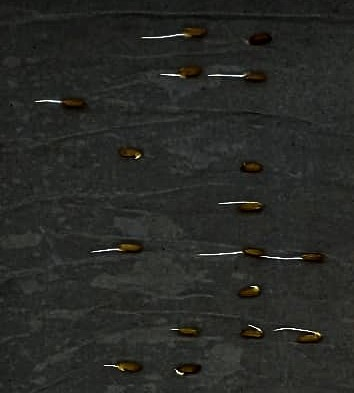
#> input picture input/lampuu.jpeg, 354 x 393 px, found by its file name
$ python testajalahgatau.py
#> lines starting #> are read from the running program, lines starting #| are printed output that depends on the picture
from PIL import Image
import PIL.ImageOps

image = Image.open('input\lampuu.jpeg')
#> image is the input picture: PIL image 354x393 RGB; mean R, G, B 39.8, 41, 37.5

inverted_image = PIL.ImageOps.invert(image)
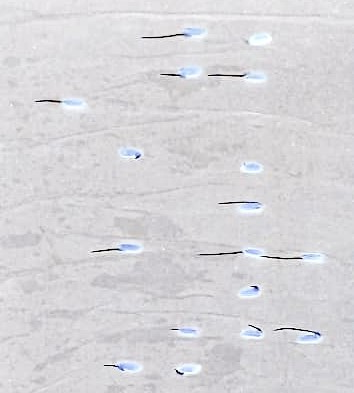
#> inverted_image: PIL image 354x393 RGB; mean R, G, B 215.2, 214, 217.5

inverted_image.save('new_name.jpeg')

$ run again, with input/cobaja.jpeg copied over input/lampuu.jpeg
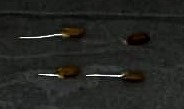
#> input picture input/cobaja.jpeg, 184 x 109 px, found by its file name
#> image is the input picture: PIL image 184x109 RGB; mean R, G, B 35.9, 36.8, 33.5
#> `inverted_image = PIL.ImageOps.invert(image)`:
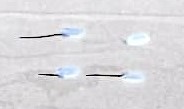
#> inverted_image: PIL image 184x109 RGB; mean R, G, B 219.1, 218.2, 221.5
